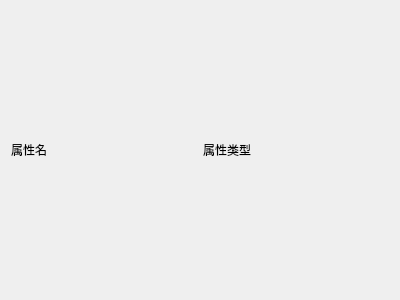
<?xml version="1.0" encoding="UTF-8"?>
<ui version="4.0">
 <class>NewFileSecondWizardPage</class>
 <widget class="QWizardPage" name="NewFileSecondWizardPage">
  <property name="geometry">
   <rect>
    <x>0</x>
    <y>0</y>
    <width>400</width>
    <height>300</height>
   </rect>
  </property>
  <property name="windowTitle">
   <string>WizardPage</string>
  </property>
  <layout class="QGridLayout" name="gridLayout">
   <item row="1" column="1">
    <widget class="QLabel" name="label_2">
     <property name="text">
      <string>属性类型</string>
     </property>
    </widget>
   </item>
   <item row="1" column="0">
    <widget class="QLabel" name="label">
     <property name="sizePolicy">
      <sizepolicy hsizetype="Preferred" vsizetype="Fixed">
       <horstretch>0</horstretch>
       <verstretch>0</verstretch>
      </sizepolicy>
     </property>
     <property name="text">
      <string>属性名</string>
     </property>
    </widget>
   </item>
  </layout>
 </widget>
 <resources/>
 <connections/>
</ui>
